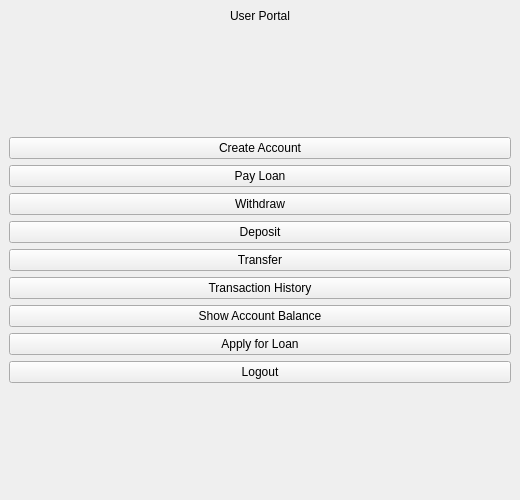
<?xml version="1.0" encoding="UTF-8"?>
<ui version="4.0">
 <class>MainWindow</class>

 <widget class="QMainWindow" name="MainWindow">
  <property name="geometry">
   <rect><x>0</x><y>0</y><width>520</width><height>500</height></rect>
  </property>
  <property name="windowTitle">
   <string>User Portal</string>
  </property>

  <widget class="QWidget" name="centralwidget">



   <layout class="QVBoxLayout" name="mainLayout">

    <item>
     <widget class="QLabel" name="label">
      <property name="text"><string>User Portal</string></property>
      <property name="alignment"><set>Qt::AlignCenter</set></property>
     </widget>
    </item>

    <item>
     <spacer name="topSpacer">
      <property name="orientation"><enum>Qt::Vertical</enum></property>
      <property name="sizeHint" stdset="0">
       <size><width>20</width><height>20</height></size>
      </property>
     </spacer>
    </item>

    <item><widget class="QPushButton" name="btnCreateAccount"><property name="text"><string>Create Account</string></property><property name="minimumHeight"><number>45</number></property></widget></item>
    
    <!-- NEW: Pay Loan Button (Initially Hidden via Code if needed, or controlled by logic) -->
    <item>
     <widget class="QPushButton" name="btnPayLoan">
      <property name="text"><string>Pay Loan</string></property>
      <property name="minimumHeight"><number>45</number></property>
      <!-- We can set it to invisible by default in python or use logic -->
     </widget>
    </item>

    <item><widget class="QPushButton" name="btnWithdraw"><property name="text"><string>Withdraw</string></property><property name="minimumHeight"><number>45</number></property></widget></item>
    <item><widget class="QPushButton" name="btnDeposit"><property name="text"><string>Deposit</string></property><property name="minimumHeight"><number>45</number></property></widget></item>
    <item><widget class="QPushButton" name="btnTransfer"><property name="text"><string>Transfer</string></property><property name="minimumHeight"><number>45</number></property></widget></item>
    <item><widget class="QPushButton" name="btnHistory"><property name="text"><string>Transaction History</string></property><property name="minimumHeight"><number>45</number></property></widget></item>

    <!-- NEW SHOW BALANCE BUTTON -->
    <item>
     <widget class="QPushButton" name="btnShowBalance">
      <property name="text"><string>Show Account Balance</string></property>
      <property name="minimumHeight"><number>45</number></property>
     </widget>
    </item>

    <item>
     <widget class="QPushButton" name="btnApplyLoan">
      <property name="text"><string>Apply for Loan</string></property>
      <property name="minimumHeight"><number>45</number></property>
     </widget>
    </item>

    <item>
     <widget class="QPushButton" name="btnBack">
      <property name="text"><string>Logout</string></property>
      <property name="minimumHeight"><number>45</number></property>
     </widget>
    </item>

    <item>
     <spacer name="bottomSpacer">
      <property name="orientation"><enum>Qt::Vertical</enum></property>
      <property name="sizeHint" stdset="0">
       <size><width>20</width><height>40</height></size>
      </property>
     </spacer>
    </item>

   </layout>
  </widget>
 </widget>

 <resources/>
 <connections/>
</ui>
